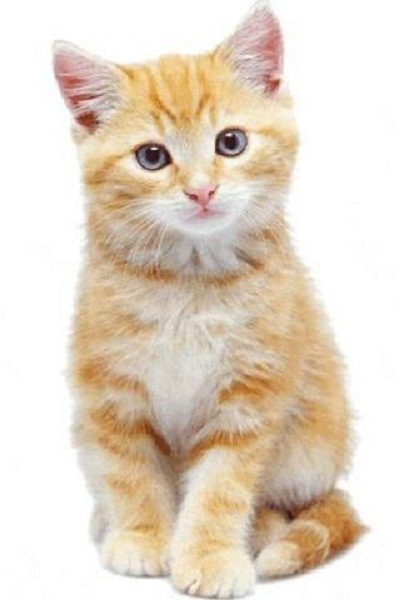
#> input picture img/cat.jpg, 400 x 600 px
$ jupyter execute pillow-ex.ipynb
#> lines starting #> are read from the running program, lines starting #| are printed output that depends on the picture
[cell 1]
import numpy as np
from PIL import Image
import matplotlib.pyplot as plt


def ImageToMatrix(filename):
#> called with filename = '../img/cat.jpg'
    im = Image.open(filename)
#> im is the input picture: PIL image 400x600 RGB; mean R, G, B 228.6, 215.5, 199.7
    width,height = im.size
#> width = 400; height = 600
    #1，L，P，RGB，RGBA，CMYK，YCbCr，I，F 有九种不同模式
    im = im.convert("F")
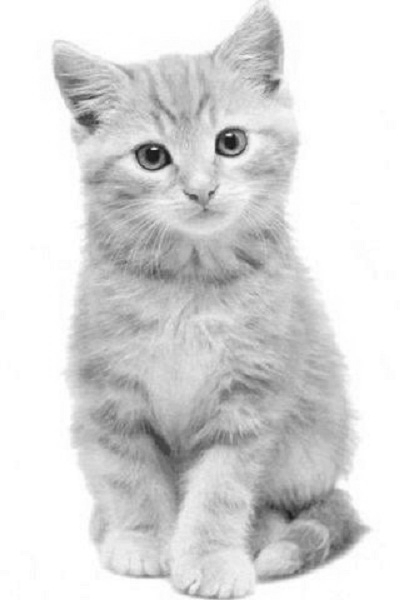
#> im: PIL image 400x600 F; min 20.2, max 255, mean 217.6
    data = im.getdata()
    print(type(data))
#| <class 'ImagingCore'>
    data = np.matrix(data,dtype='float')/255.0
    new_data = np.reshape(data,(width,height))
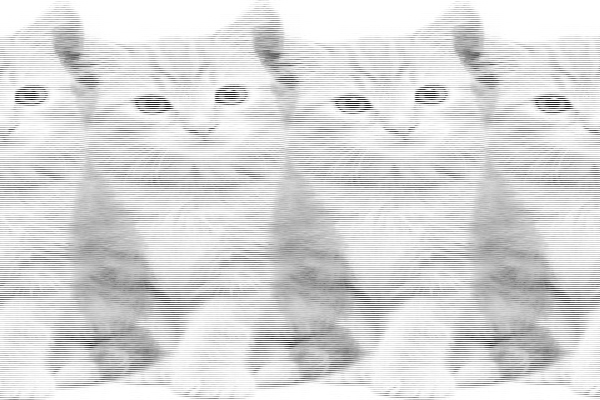
#> new_data: shape (400, 600) float64; min 0.0792, max 1, mean 0.853
#| <class 'numpy.matrix'>

    return new_data

def MatrixToImage(data):
    data = data * 255
    new_im = Image.fromarray(data.astype(np.uint8))

    return new_im

filename = "../img/cat.jpg"
data = ImageToMatrix(filename)
print(type(data))


new_im = MatrixToImage(data)
#plt.imshow(data, cmap=plt.cm.gray, interpolation='nearest')
#new_im.show()

[cell 2]
narray = np.array([range(10000)],dtype='int')
narray = narray.reshape([100,100])

'''
narray =np.array([
[0,0,0,0,0,0,0,0,0,0],
[0,0,0,0,255,0,0,0,0,0],
[0,0,0,0,255,0,0,0,0,0],
[0,0,0,0,255,0,0,0,0,0],
[0,0,0,255,255,255,0,0,0,0],
[0,0,255,0,0,0,255,0,0,0],
[0,255,0,0,0,0,0,255,0,0],
[0,0,0,0,0,0,0,0,0,0],
[0,0,0,0,0,0,0,0,0,0],
[0,0,0,0,0,0,0,0,0,0]
])
'''

img = Image.fromarray(narray * 255/9999)
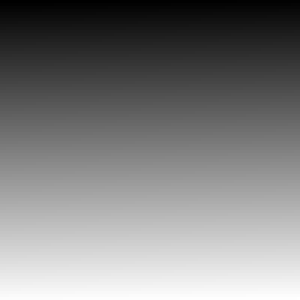
#> img: PIL image 100x100 F (shown 3 times larger); min 0, max 255, mean 127.5
img = img.convert("L")
#> img: PIL image 100x100 L
img.show()

imgdata = np.matrix(img.getdata(),dtype= 'float')
imgdata = imgdata.reshape(narray.shape[0],narray.shape[1])
print(imgdata.shape)
#| (100, 100)

[cell 3]
import matplotlib.pyplot as plt

narray =np.array([
[0,0,0,0,0,0,0,0,0,0],
[0,0,0,0,0,0,0,0,0,0],
[0,0,0,0,255,0,0,0,0,0],
[0,0,0,0,255,0,0,0,0,0],
[0,0,0,255,255,255,0,0,0,0],
[0,0,255,0,0,0,255,0,0,0],
[0,255,0,0,0,0,0,255,0,0],
[0,0,0,0,0,0,0,0,0,0],
[0,0,0,0,0,0,0,0,0,0],
[0,0,0,0,0,0,0,0,0,0]
])
#narray = np.tile(narray,(1,1,3))
print(narray.shape)
plt.imshow(narray)
plt.show()
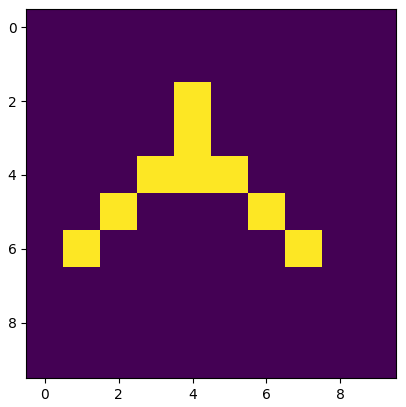
#> figure drawn by matplotlib, 1 panel

$ run again, with img/softmax1.jpg copied over img/cat.jpg
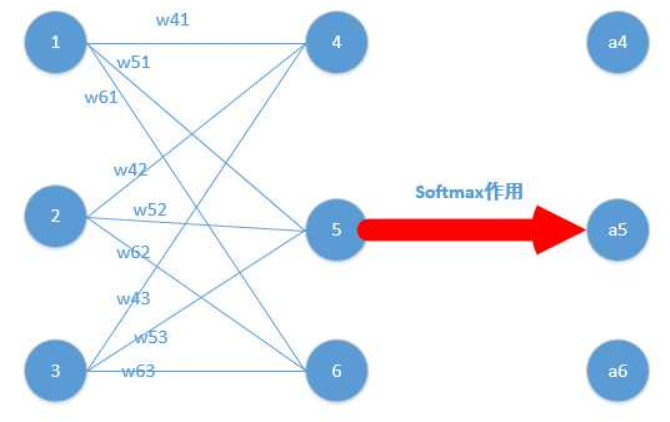
#> input picture img/softmax1.jpg, 670 x 422 px
#> in ImageToMatrix, im is the input picture: PIL image 670x422 RGB; mean R, G, B 235.5, 238.2, 243.7
#> in ImageToMatrix, `im = im.convert("F")`:
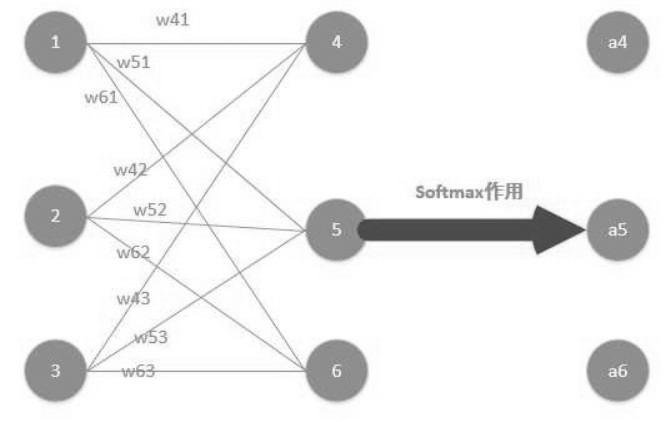
#> im: PIL image 670x422 F; min 59.74, max 255, mean 238
#| <class 'ImagingCore'>
#> in ImageToMatrix, `new_data = np.reshape(data,(width,height))`:
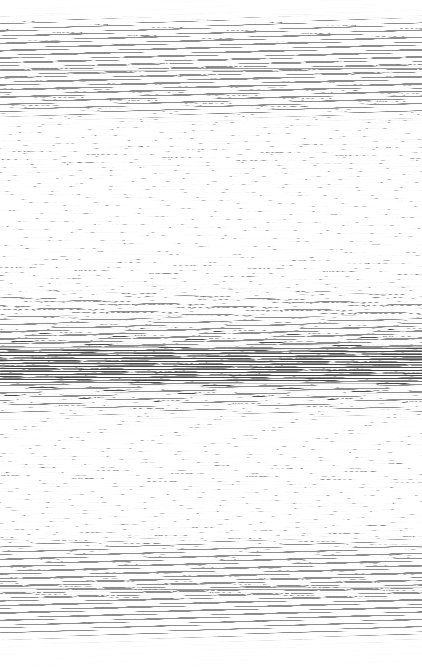
#> new_data: shape (670, 422) float64; min 0.234, max 1, mean 0.934
#| <class 'numpy.matrix'>
#| (100, 100)
